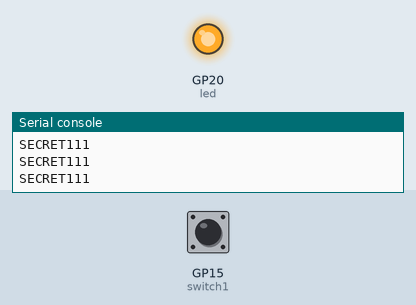
A program run on a simulated Raspberry Pi Pico running MicroPython. Shown: output pins drawn as LEDs (lit = HIGH), the last lines printed to the serial console. The inputs (shaded band) are chosen by the test bench; at power-on: GP15 (switch1) HIGH.

Above: at 1.2 s.
1.3 s: GP15 (switch1) pulled LOW for 0.25 s
At 1.5 s:
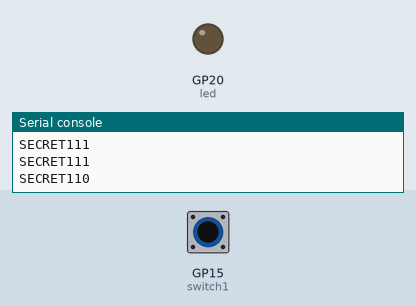
3.1 s: GP15 (switch1) pulled LOW for 3.2 s
At 6.9 s:
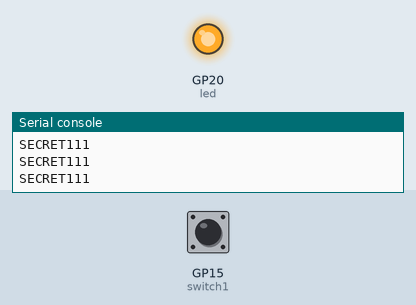
Timing chart, 0 to 8.4 s (numbered marks = the images above; inputs shaded):
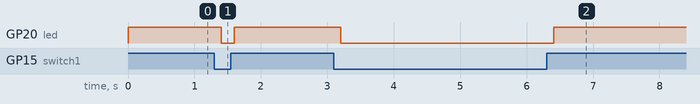

Measured:
- after the input at 1.3 s, GP20 (led): HIGH → LOW after 0.10 s, → HIGH 0.20 s later
- after the input at 3.1 s, GP20 (led): HIGH → LOW after 0.10 s, → HIGH 3.2 s later

The program:

transmitter.py
```python
#Transmitter code starts here
import utime
from picozero import LED
from machine import UART
from machine import Pin

lora = UART(0,9600,tx=Pin(0),rx=Pin(1))
led=LED(20)
led.off()

switch1 = Pin(15, Pin.IN, Pin.PULL_UP)

#Transmitter
while True:
    if switch1.value():
        print('SECRET111')
        lora.write("SECRET111")
        led.on()
    else:
        lora.write("SECRET110")
        print('SECRET110')
        led.off()

    utime.sleep(0.2)
#Transmitter code Ends here
```
